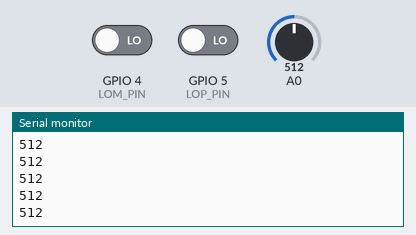
Recording of a sketch running on a simulated ESP8266 (NodeMCU). Parts: the last lines printed to the serial monitor. Inputs (shaded band) come from the test bench; at power-on: A0 = 512, GPIO 4 (LOM_PIN) LOW, GPIO 5 (LOP_PIN) LOW. WiFi joins after 1.5 s; servers stay silent unless stated; no MQTT or app messages arrive unless stated.

Above: at 2.7 s.
2.8 s: A0 set to 716
At 3.6 s:
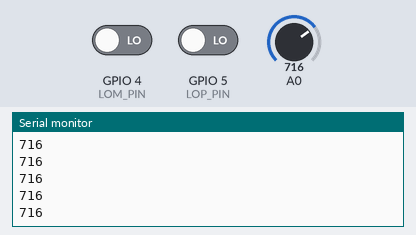
4.3 s: A0 set to 900
At 5.2 s:
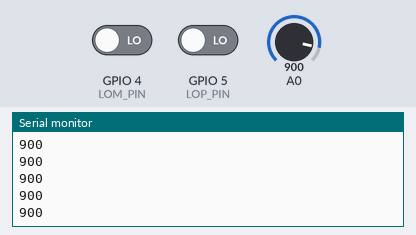
Timing chart, 0 to 7.3 s (numbered marks = the images above; inputs shaded):
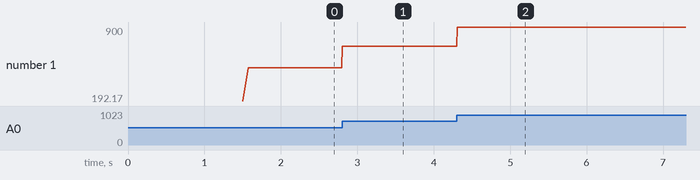

Measured:
- after the input at 2.8 s, the serial monitor: prints a new line at once (image 1)
- after the input at 4.3 s, the serial monitor: prints a new line at once (image 2)
- plotted number 1: 512 → 716 after the input at 2.8 s, 716 → 900 after the input at 4.3 s

The sketch:

Node_to_RPI.ino
```cpp
#include <ESP8266WiFi.h>
#include <DNSServer.h>
#include <ESP8266WebServer.h>
#include <PubSubClient.h>

#define LOM_PIN 4 // LO+ pin
#define LOP_PIN 5 // LO- pin
#define SAMPLING_TIME 60 // In seconds

// WiFi access point credentials

const char * ssid = "WiFi Name";
const char * password = "WiFi Password";

// MQTT server IP address and port

const char * mqttServer = "IP Address";
const int mqttPort = 1883;

// Global variables

bool stop = false; // Switch to prevent further sampling
String to_send; // Data to send
int time_start;
int count = 0;

// callback(): Print any messages received from the broker (unused function)

void callback(char * topic, byte * payload, unsigned int length) {
  Serial.print("Message arrived in topic: ");
  Serial.println(topic);

  Serial.print("Message:");
  Serial.println();

  String message = "";
  for (int i = 0; i < length; i++) {
    Serial.print((char) payload[i]);
    message += (char) payload[i];
  }

  Serial.println("-----------------------");
}

// Create WiFi and MQTT clients

WiFiClient espClient;
PubSubClient client(mqttServer, mqttPort, callback, espClient);

void setup() {
  Serial.begin(9600);

  pinMode(LOM_PIN, INPUT); // Setup for leads off detection LO-
  pinMode(LOP_PIN, INPUT); // Setup for leads off detection LO+

  // Connect to WiFi

  WiFi.mode(WIFI_STA);
  WiFi.begin(ssid, password);

  while (WiFi.status() != WL_CONNECTED) {
    delay(500);
    Serial.print(".");
  }

  Serial.println("");
  Serial.println("WiFi connected");
  Serial.println("IP address: ");
  Serial.println(WiFi.localIP());

  client.setServer(mqttServer, mqttPort);
  client.setCallback(callback);
  while (!client.connected()) {
    Serial.println("Connecting to RPi MQTT server...");

    if (client.connect("ESP8266Client")) {
      client.subscribe("ECG");
      Serial.println("Connected!");
    } else {
      Serial.print("Failed with state ");
      Serial.print(client.state());
      delay(2000);
    }
  }

  time_start = millis();
}

void loop() {
  if (!stop) {
    if ((digitalRead(LOM_PIN) == 1) || (digitalRead(LOP_PIN) == 1)) { // If leads are not connected...
      if (count < 10) count++;
      else count = 0;
      to_send = String(count); // Data to send (for debugging purposes)
    } else {
      // Read ECG signal
      Serial.println(analogRead(A0));
      to_send = String(analogRead(A0));
    }

    client.publish("ECG/data", to_send.c_str()); // Publish to MQTT server on topic "ECG/data"

    // Wait for a bit to keep serial data from saturating

    delay(2);

    // Send timestamp

    int time_now = millis();
    to_send = String(time_now - time_start);
    client.publish("ECG/data", to_send.c_str());

    // Terminate after sampling time is over

    if (time_now - time_start > SAMPLING_TIME * 1000) {
      stop = true;
      Serial.println("Session terminated.");
    }
  }
}
```
